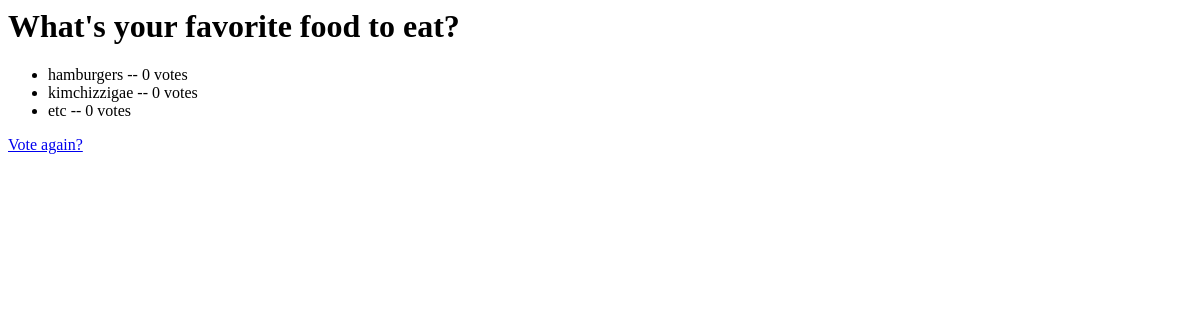
The page /polls/2/results/ on the database as committed earlier.
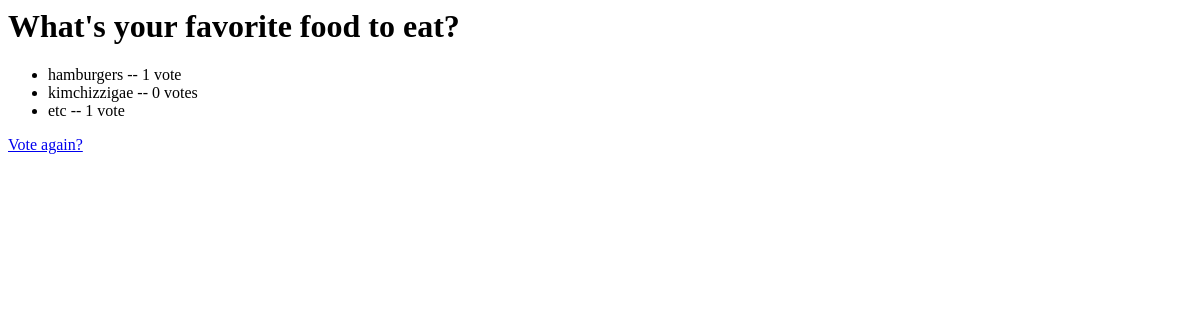
The same page on the database as committed later.
### polls/models.py (models this page shows)
class Choice(models.Model):
    question = models.ForeignKey(Question, on_delete=models.CASCADE)
    choice_text = models.CharField(max_length=200)
    votes = models.IntegerField(default=0)

### polls/views.py (the view)
# urls.py: path('<int:pk>/results/', views.ResultsView.as_view(), name='results'),
class ResultsView(generic.DetailView):
    model = Question
    template_name = 'polls/results.html'

### polls/templates/polls/results.html
<h1>{{ question.question_text }}</h1>
<ul>
{% for choice in question.choice_set.all %}
    <li>{{ choice.choice_text }} -- {{ choice.votes }} vote{{ choice.votes|pluralize }}</li>
{% endfor %}
</ul>
<a href="{% url 'polls:detail' question.id %}">Vote again?</a>

Rows that differ between the two databases and show on the page:
changed Choice "hamburgers": votes "0" → "1"
changed Choice "etc": votes "0" → "1"
